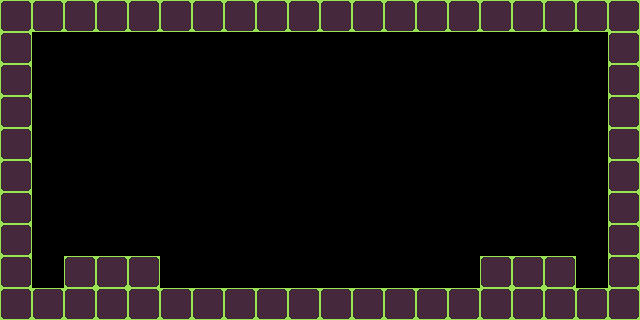

Below is a game level as drawn by its tile map, then a one-line description and the .tmx file that defines it, in full:
An orthogonal 20x10 tile map with 32x32 px tiles, 1 tile layer (Background) and 2 objects (Player, Enemy).

<map version="1.10" tiledversion="1.10.2" orientation="orthogonal" renderorder="right-down" width="20" height="10" tilewidth="32" tileheight="32" infinite="0" nextlayerid="3" nextobjectid="4">
 <tileset firstgid="1" source="bitbybit.tsx" />
 <layer id="1" name="Background" width="20" height="10">
  <data encoding="csv">
1,1,1,1,1,1,1,1,1,1,1,1,1,1,1,1,1,1,1,1,
1,0,0,0,0,0,0,0,0,0,0,0,0,0,0,0,0,0,0,1,
1,0,0,0,0,0,0,0,0,0,0,0,0,0,0,0,0,0,0,1,
1,0,0,0,0,0,0,0,0,0,0,0,0,0,0,0,0,0,0,1,
1,0,0,0,0,0,0,0,0,0,0,0,0,0,0,0,0,0,0,1,
1,0,0,0,0,0,0,0,0,0,0,0,0,0,0,0,0,0,0,1,
1,0,0,0,0,0,0,0,0,0,0,0,0,0,0,0,0,0,0,1,
1,0,0,0,0,0,0,0,0,0,0,0,0,0,0,0,0,0,0,1,
1,0,1,1,1,0,0,0,0,0,0,0,0,0,0,1,1,1,0,1,
1,1,1,1,1,1,1,1,1,1,1,1,1,1,1,1,1,1,1,1
</data>
 </layer>
 <objectgroup id="2" name="Spawnpoint">
  <object id="2" name="Player" type="Player" x="96" y="224" width="32" height="32" />
  <object id="3" name="Enemy" type="Enemy" x="512" y="224" width="32" height="32" />
 </objectgroup>
</map>